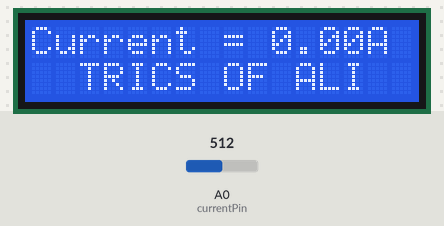
The sketch below on a simulated Arduino Uno, built with avr-gcc and run on an emulated ATmega328P. On the bench: 16×2 character LCD. The test bench sets the inputs (shaded band); at power-on: A0 (currentPin) = 512. What the sketch prints to the serial monitor is not drawn.

Above: at 3.2 s.
3.3 s: A0 (currentPin) set to 716
At 4.9 s:
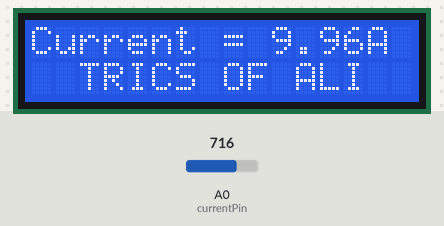
6.5 s: A0 (currentPin) set to 900
At 8.1 s:
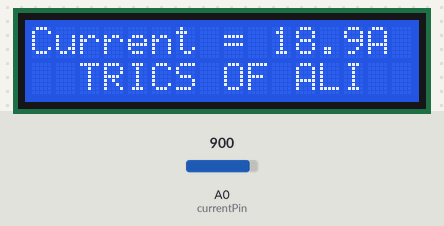
9.7 s: A0 (currentPin) set to 1023
At 13.5 s:
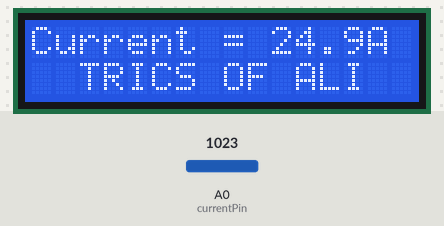
Timing chart, 0 to 15.0 s (numbered marks = the images above; inputs shaded):
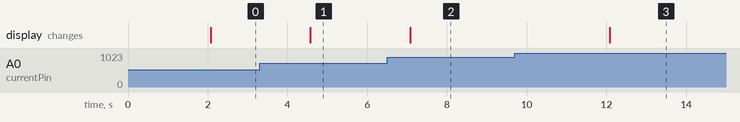

The sketch:

Arduino_Current_Sensor_ACS712.ino
```cpp
#include <LiquidCrystal.h>

LiquidCrystal lcd(7, 6, 5, 4, 3, 2);

const int currentPin = A0;
int sensitivity = 100;
int adcValue= 0;
int offsetVoltage = 2500;
double adcVoltage = 0;
double currentValue = 0;

void setup()
{
  Serial.begin(9600);
  lcd.begin(16, 2);
  lcd.print(" Current Sensor ");
  lcd.setCursor(0,1);
  lcd.print("  TRICS OF ALI  ");
  delay(2000);
}

void loop()
{
  adcValue = analogRead(currentPin);
  adcVoltage = (adcValue / 1024.0) * 5000;
  currentValue = ((adcVoltage - offsetVoltage) / sensitivity);

  Serial.print("Raw Sensor Value = " );
  Serial.print(adcValue);


  Serial.print("\t Current = ");
  Serial.println(currentValue,3);

  lcd.setCursor(0,0);
  lcd.print("Current =       ");
  lcd.setCursor(10,0);
  lcd.print(currentValue,2);
  lcd.setCursor(14,0);
  lcd.print("A");
  delay(2500);
}
```

Measured:
- after the input at 3.3 s, the display: changes after 1.3 s (image 1)
- after the input at 6.5 s, the display: changes after 0.58 s (image 2)
- after the input at 9.7 s, the display: changes after 2.4 s (image 3)
